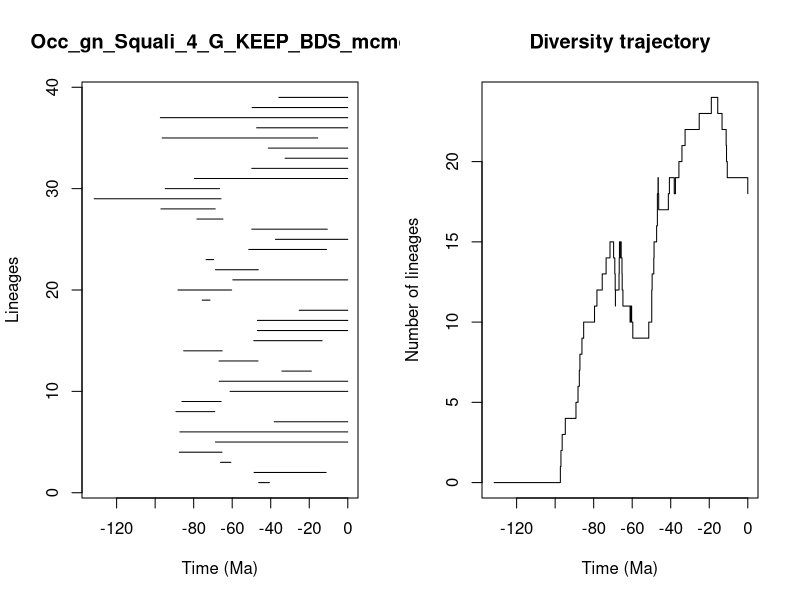

This chart was generated by the following R code:


pdf(file='../Results/Genus/5_MA_bins_EXT_EP_FT/pyrate_mcmc_logs/Occ_gn_Squali_4_G_KEEP_BDS_mcmc_LTT.pdf',width=0.6*20, height=0.6*10)
title = "Occ_gn_Squali_4_G_KEEP_BDS_mcmc"
ts=c(46.24779340823844, 48.656092625075075,66.04044260201101,87.44677331914014,68.71891394165311,87.14400492595735,38.17724469900468,89.19062147260264,86.08812046632036,61.10150513975463,66.7330397459589,34.17543642623706,66.84356444353962,85.1940069594665,48.79326534967709,46.927690782497315,46.919164962301394,25.210138991091775,75.55535203630313,88.12400594410988,59.686484240572646,68.71031205769626,73.54768903550958,51.39712191354642,37.55889312500901,49.86041876825184,78.30518567066144,96.99043435986663,131.66375364663054,94.72822503475435,79.55479191725433,49.849427393823944,32.546347485080965,41.2321792064214,96.35149363926826,47.32496351324924,97.28970307371812,49.653404987578675,35.74804350985019)
te=c(40.69039025667147, 11.22713611964889,60.70734979857599,65.30001110997054,0.0,0.0,0.0,69.03181576209074,65.71449710632258,0.0,0.0,18.92430310121906,46.59768672516825,65.19746367120244,13.3543873250932,0.0,0.0,0.0,71.52201672263672,60.28573865101708,0.0,46.45125109931263,69.65481396749756,11.038275166630397,0.0,10.645035191821345,64.81286896802193,68.82734783979696,65.80441058666855,66.60699057944566,0.0,0.0,0.0,0.0,15.59569058004878,0.0,0.0,0.0,0.0)
div_traj=c(0, 1,2,3,4,5,6,7,8,9,10,11,12,13,14,15,14,13,12,11,12,13,14,15,14,15,14,13,12,11,10,11,10,9,10,11,12,13,14,15,16,17,18,19,18,17,18,19,18,19,20,21,22,23,24,23,22,21,20,19,18)
time_events=c(131.66375364663054, 97.28970307371812,96.99043435986663,96.35149363926826,94.72822503475435,89.19062147260264,88.12400594410988,87.44677331914014,87.14400492595735,86.08812046632036,85.1940069594665,79.55479191725433,78.30518567066144,75.55535203630313,73.54768903550958,71.52201672263672,69.65481396749756,69.03181576209074,68.82734783979696,68.71891394165311,68.71031205769626,66.84356444353962,66.7330397459589,66.60699057944566,66.04044260201101,65.80441058666855,65.71449710632258,65.30001110997054,65.19746367120244,64.81286896802193,61.10150513975463,60.70734979857599,60.28573865101708,59.686484240572646,51.39712191354642,49.86041876825184,49.849427393823944,49.653404987578675,48.79326534967709,48.656092625075075,47.32496351324924,46.927690782497315,46.919164962301394,46.59768672516825,46.45125109931263,46.24779340823844,41.2321792064214,40.69039025667147,38.17724469900468,37.55889312500901,35.74804350985019,34.17543642623706,32.546347485080965,25.210138991091775,18.92430310121906,15.59569058004878,13.3543873250932,11.22713611964889,11.038275166630397,10.645035191821345,0.0)
                par(mfrow=c(1,2))
                L = length(ts)
                plot(ts, 1:L , xlim=c(-max(ts)-1,0), pch=20, type="n", main=title,xlab="Time (Ma)",ylab="Lineages")
                for (i in 1:L){segments(x0=-te[i],y0=i,x1=-ts[i],y1=i)}    
                t = -time_events
                plot(div_traj ~ t,type="s", main = "Diversity trajectory",xlab="Time (Ma)",ylab="Number of lineages",xlim=c(-max(ts)-1,0))
                abline(v=c(65,200,251,367,445),lty=2,col="gray")
                
